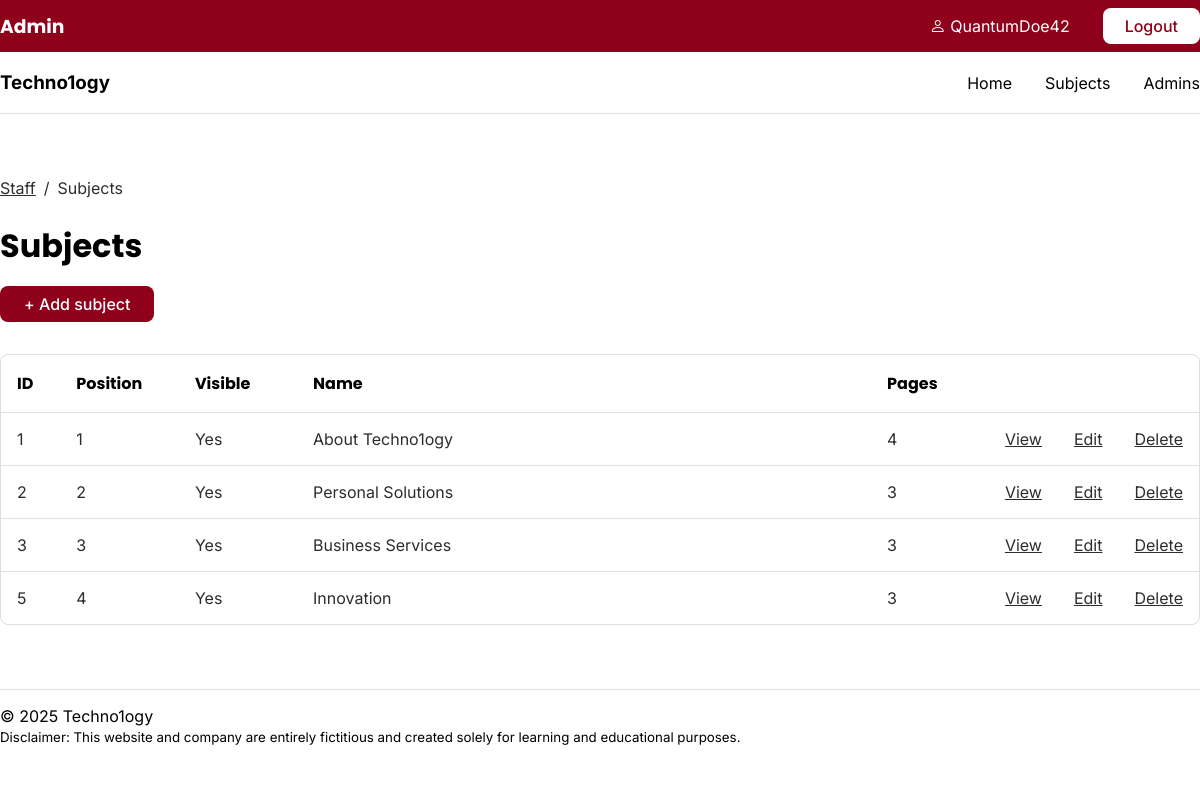
The page /staff/subjects/index.php (signed in) on the database its author committed.
### tables this page shows
CREATE TABLE `subjects` (
  `id` int(11) NOT NULL,
  `menu_name` varchar(255) DEFAULT NULL,
  `position` int(3) DEFAULT NULL,
  `visible` tinyint(1) DEFAULT NULL
);

### private/functions.php (called while the page is built, shortened)
<?php
function url_for($script_path) {
    return WWW_ROOT . $script_path;
}
function u($string="") {
    return urlencode($string);
}
function h($string="") {
    return htmlspecialchars($string);
}
?>

### private/query_functions.php (called while the page is built, shortened)
<?php
function find_all_subjects($options=[]) {
    global $db;
    $visible = $options['visible'] ?? false;
    $sql = "SELECT * FROM SUBJECTS ";
    $sql .= "ORDER BY position ASC";
    $result = mysqli_query($db, $sql);
    return $result;
}
function count_pages_by_subject_id($subject_id, $options=[]) {
    global $db;
    $visible = $options['visible'] ?? false;
    $sql = "SELECT COUNT(id) FROM pages ";
    $sql .= "WHERE subject_id='" . db_escape($db, $subject_id) . "' ";
    $sql .= "ORDER BY position ASC";
    $result = mysqli_query($db, $sql);
    $row = mysqli_fetch_row($result);
    $count = $row[0];
    return $count;
}
?>

### private/database.php (called while the page is built, shortened)
<?php
function db_escape($connection, $string) {
    return mysqli_real_escape_string($connection, $string);
}
?>

### public/staff/subjects/index.php (the view, shortened to what this page needs)
<?php $subject_set = find_all_subjects(); ?>
<?php include(SHARED_PATH . '/staff_navigation.php');?>
<div class="section_table" id="content">
	<div class="section_table_heading">
		<div class="bread_crumb">
			<a href="<?php echo url_for(script_path: '/staff/index.php')?>">Staff</a>
			<p>/</p>
			<p>Subjects</p>
		</div>
		<h1>Subjects</h1>
		<div class="actions">
			<a class="button_primary action" href="<?php echo url_for('/staff/subjects/new.php');?>">+ Add subject</a>
		</div>
	</div>
	<table class="list">
	<tr>
		<th style="width:5%">ID</th>
		<th style="width:10%">Position</th>
		<th style="width:10%">Visible</th>
		<th style="width:50%">Name</th>
		<th style="width:10%">Pages</th>
		<th style="width:5%">&nbsp;</th>
		<th style="width:5%">&nbsp;</th>
		<th style="width:5%">&nbsp;</th>
	</tr>
	<?php while($subject = mysqli_fetch_assoc($subject_set)) { ?>
		<?php $page_count = count_pages_by_subject_id($subject['id']); ?>
		<tr>
		<td><?php echo h($subject['id']); ?></td>
		<td><?php echo h($subject['position']); ?></td>
		<td>
			<?php
				if(h($subject['visible']) == 1) {
					echo 'Yes';
				} else {
					echo 'No';
				}
			?>
		</td>
		<td><?php echo h($subject['menu_name']); ?></td>
		<td><?php echo $page_count; ?></td>
		<td><a class="link_paragraph action" href="<?php echo url_for('/staff/subjects/show.php?id=' . h(u($subject['id'])));?>">View</a></td>
		<td><a class="link_paragraph action" href="<?php echo url_for('/staff/subjects/edit.php?id=' . h(u($subject['id'])));?>">Edit</a></td>
		<td><a class="link_paragraph action" href="<?php echo url_for('/staff/subjects/delete.php?id=' . h(u($subject['id'])));?>">Delete</a></td>
		</tr>
	<?php } ?>
	</table>
</div>
<?php include(SHARED_PATH . '/staff_footer.php'); ?>

### public/stylesheets/staff.css (style rules this page uses)
.section_table { width: 1080px; margin: auto; }
.section_table_heading { margin-bottom: 32px; }
.section_table_heading h1 { margin-bottom: 16px; }
.list { width: 100%; border: 1px solid var(--border_color); border-radius: 8px; border-collapse: separate; border-spacing: 0; }
.list td, .list th { padding: 16px; text-align: left; border: none; border-bottom: 1px solid var(--border_color); }
.list tr:last-child td, .list tr:last-child th { border-bottom: none; }
.list th { align-content: start; }
.list td { color: var(--paragraph_color); }
.link_paragraph { text-decoration: underline; color: var(--paragraph_color); }

### public/stylesheets/all.css (style rules this page uses)
:root { --main_color: #8f001a; --main_color_light: #f2f2f2; --border_color: #dfdfdf; --paragraph_color: #2d2d2c; --button_pri: var(--main_color); --button_pri_hover: #7b0016; --main_font: Inter, Poppins, Arial, Helvetica, sans-serif; --heading_font: Poppins, Arial, Helvetica, sans-serif; }
* { font-family: var(--main_font); margin: 0; padding: 0; }
h1, h2, h3, h4, h5, h6, th { font-family: var(--heading_font); }
p, a { font-family: var(--main_font); color: var(--paragraph_color); }
.button_primary { background-color: var(--button_pri); border-radius: 8px; padding: 8px 24px; text-decoration: none; color: white; transition: 100ms; border: none; display: inline-block; font: var(--main_font); font-weight: 500; }
a { color: var(--paragraph_color); text-decoration: underline; }
h1 { margin-bottom: 32px; }
.bread_crumb { margin-bottom: 8px; display: flex; gap: 8px; }
#content h1 { margin-bottom: 16px; }
#content p { margin-bottom: 16px; }

### public/stylesheets/smallscreen.css (style rules this page uses)
@media screen and (max-width: 1250px) { .section_table { width: 100%; margin: unset; } }

### rows shown on the page
subjects: id "1", position "1", visible "Yes", menu_name "About Techno1ogy", page_count "4"
subjects: id "2", position "2", visible "Yes", menu_name "Personal Solutions", page_count "3"
subjects: id "3", position "3", visible "Yes", menu_name "Business Services"
subjects: id "5", position "4", visible "Yes", menu_name "Innovation", page_count "3"

### other values the page prints
$_SESSION['username'] "QuantumDoe42"
